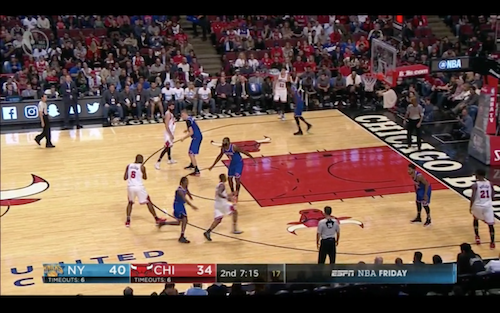
#> input picture Proye/DeteccionCancha/input/bulls_court.png, 500 x 313 px
$ jupyter execute cancha.ipynb
#> lines starting #> are read from the running program, lines starting #| are printed output that depends on the picture; after the words box and inside, x2 and y2 are one past the last pixel; in counts of white or black regions, pixels touching at a corner belong together
[cell 1]
# USAGE
# python cancha.py --input input/kta_court.png
#
# author: Stephan Janssen
#

# import the necessary packages
import cv2
import numpy as np
import matplotlib.pyplot as plt
import argparse

[cell 2]
# construct the argument parse and parse the arguments
ap = argparse.ArgumentParser()
ap.add_argument("-i", "--input", required=True, help="path to input image file")
args = vars(ap.parse_args())

# read image from input arg
img = cv2.imread(args["input"])
#> img is the input picture: shape (313, 500, 3); mean B, G, R 78.9, 91.2, 115.6

# convert to HSV image
hsv_img = cv2.cvtColor(img, cv2.COLOR_BGR2HSV)
#> hsv_img: shape (313, 500, 3); mean H, S, V 65.2, 88.4, 118.9

# HARD CODED COURT COLOR :(
court_color = np.uint8([[[135,67,72]]])

hsv_court_color = cv2.cvtColor(court_color, cv2.COLOR_BGR2HSV)
hue = hsv_court_color[0][0][0]

# define range of blue color in HSV - Again HARD CODED! :(
lower_color = np.array([hue - 10,10,10])
upper_color = np.array([hue + 10,255,255])

# Threshold the HSV image to get only blue colors
mask = cv2.inRange(hsv_img, lower_color, upper_color)
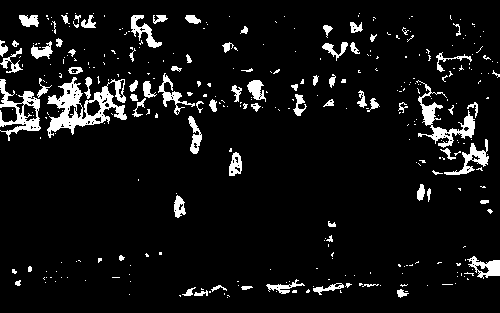
#> mask: shape (313, 500); 7.3% white; 344 white regions (267 under 20 px), largest, box (x1, y1, x2, y2) and area: (47, 77, 127, 138) 1879, (416, 80, 475, 148) 948, (0, 79, 41, 141) 904

# Bitwise-AND mask and original image
res = cv2.bitwise_and(img,img, mask= mask)
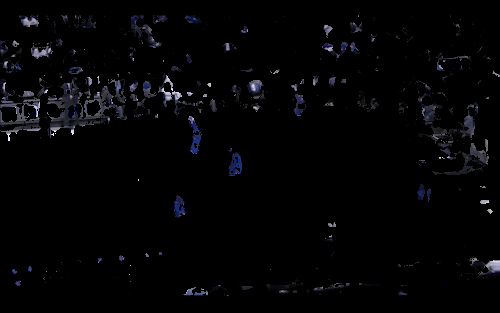
#> res: shape (313, 500, 3); mean B, G, R 5.1, 3.9, 3.8

# Show original image
plt.imshow(cv2.cvtColor(img, cv2.COLOR_BGR2RGB))
plt.title('Original Image')
plt.show()

# Show masked image
plt.imshow(mask, cmap='Greys')
plt.title('Mask')
plt.savefig('output/mask.jpg')
plt.show()

gray = cv2.cvtColor(img,cv2.COLOR_BGR2GRAY)
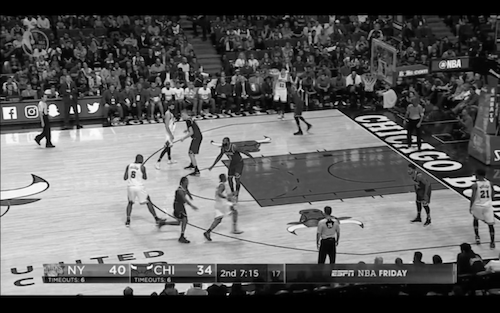
#> gray: shape (313, 500); min 0, max 255, mean 97.1
plt.imshow(gray)
plt.title("Gray")
plt.show()

edges = cv2.Canny(gray, 50, 150, apertureSize = 3)
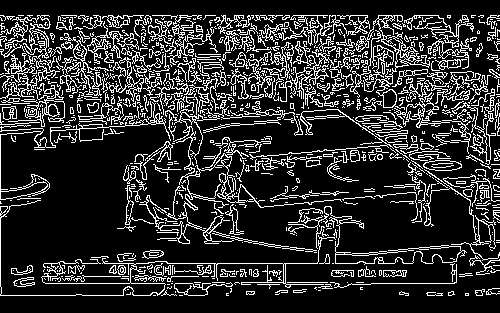
#> edges: shape (313, 500); 18.4% white in thin lines or dots, all inside (x1, y1, x2, y2) = (0, 15, 500, 296)
plt.imshow(edges)
plt.title("Edges")
plt.show()

minLineLength = 100
maxLineGap = 5
lines = cv2.HoughLinesP(edges, 1, np.pi/180, 100, minLineLength, maxLineGap)
#> lines = 352 rows, first 6: [44, 263, 57, 263], [179, 15, 187, 15], [64, 263, 75, 263], [41, 15, 48, 15], [133, 15, 143, 15], [350, 15, 367, 15]
print(lines[0])
#| [[ 44 263  57 263]]
print(lines[1])
#| [[179  15 187  15]]
print(lines[2])
#| [[ 64 263  75 263]]
print(lines[3])
#| [[41 15 48 15]]

# Green color in BGR
LINE_COLOR = (255, 0, 0)

for x1, y1, x2, y2 in lines[0]:
    # cv2.line(image, start_point, end_point, color, thickness)
    cv2.line(img, (x1,y1), (x2,y2), LINE_COLOR, 55)
#> this loop made 1 pass
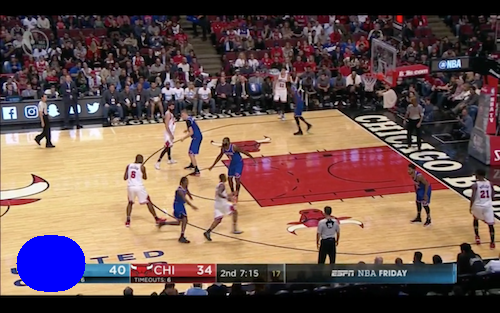
#> img: shape (313, 500, 3); 2.04% of pixels changed, all inside (x1, y1, x2, y2) = (16, 235, 86, 292)

for x1, y1, x2, y2 in lines[1]:
    cv2.line(img, (x1,y1), (x2,y2), LINE_COLOR, 75)
#> this loop made 1 pass
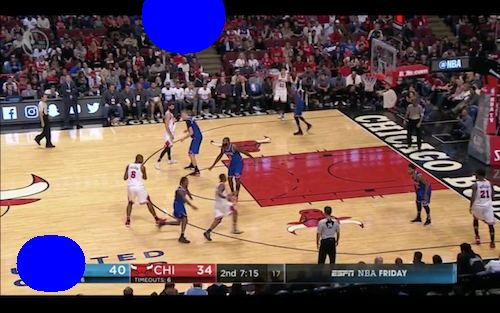
#> img: shape (313, 500, 3); 2.45% of pixels changed, all inside (x1, y1, x2, y2) = (141, 0, 226, 54)

for x1, y1, x2, y2 in lines[2]:
    cv2.line(img, (x1,y1), (x2,y2), LINE_COLOR, 125)
#> this loop made 1 pass
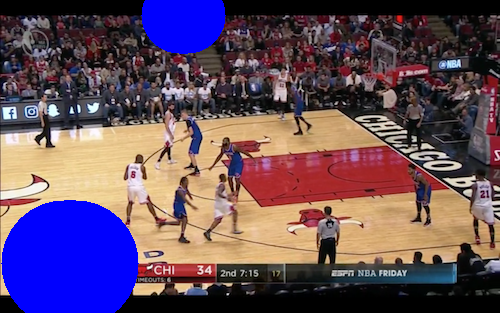
#> img: shape (313, 500, 3); 6.25% of pixels changed, all inside (x1, y1, x2, y2) = (1, 200, 139, 313)

plt.imshow(img)
plt.title('Hough Lines')
plt.show()

# Erosion
kernel = np.ones((2,2),np.uint8)
erosions2 = cv2.erode(mask, kernel, iterations = 5)
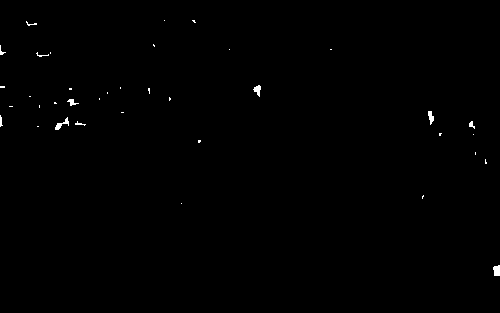
#> erosions2: shape (313, 500); 0.32% white; 37 white regions (27 under 20 px), largest, box (x1, y1, x2, y2) and area: (493, 265, 500, 276) 65, (55, 117, 69, 130) 64, (253, 85, 261, 97) 53
plt.imshow(erosions2)
plt.title('Erosions')
plt.show()

# Dilation
dilation = cv2.dilate(mask, kernel, iterations = 3)
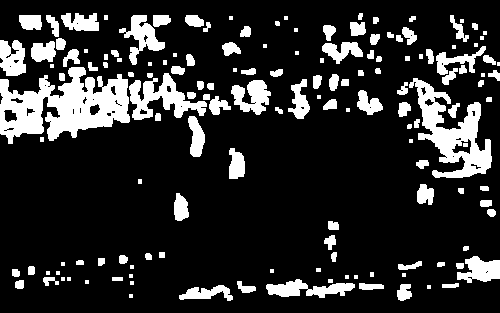
#> dilation: shape (313, 500); 17.2% white; 151 white regions (35 under 20 px), largest, box (x1, y1, x2, y2) and area: (0, 67, 130, 144) 5641, (409, 78, 492, 178) 3352, (129, 73, 207, 120) 1598
plt.imshow(dilation)
plt.title('Dilation')
plt.show()

# Opening
opening = cv2.morphologyEx(mask, cv2.MORPH_OPEN, kernel)
#> opening: shape (313, 500); 6.4% white; 176 white regions (93 under 20 px), largest, box (x1, y1, x2, y2) and area: (48, 78, 128, 135) 1626, (422, 104, 476, 142) 709, (0, 80, 42, 136) 674
plt.imshow(opening)
plt.title('Opening')
plt.show()

# Closing
closing = cv2.morphologyEx(mask, cv2.MORPH_CLOSE, kernel)
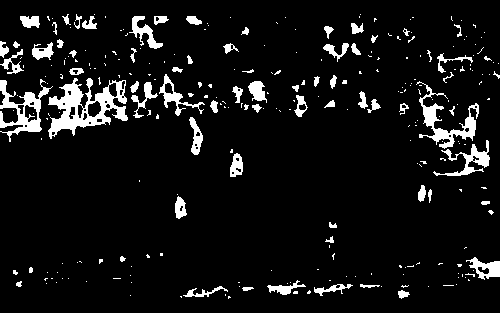
#> closing: shape (313, 500); 7.7% white; 278 white regions (209 under 20 px), largest, box (x1, y1, x2, y2) and area: (48, 78, 128, 139) 2087, (0, 79, 53, 142) 1088, (416, 81, 479, 149) 1066
plt.imshow(closing)
plt.title('Closing')
plt.show()
